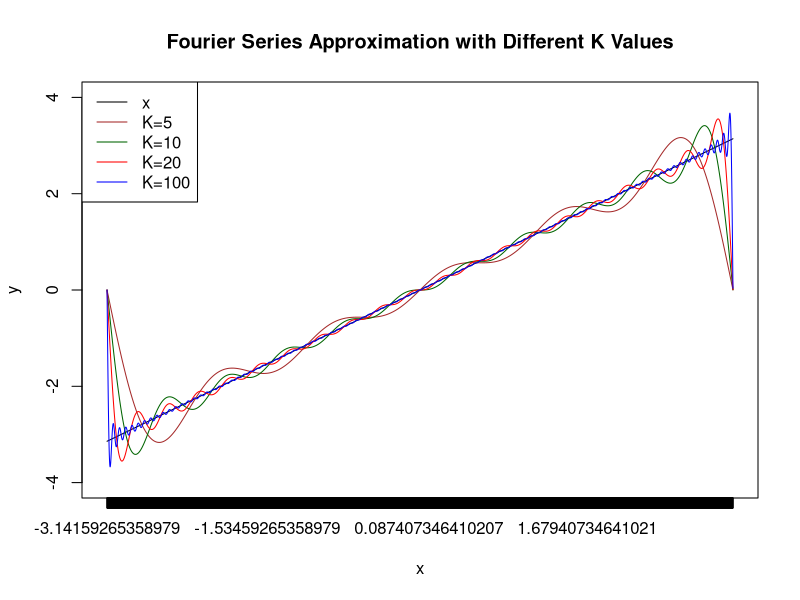

R code for this plot:
## ---- chunk 1
knitr::opts_chunk$set(warning=FALSE, message=FALSE)
## ---- chunk 2
#5
f5.er <- function(x) {
  fse.f5 <- c()
  for(i in 1:5) {
    fse.f5[i] = 2/i*(sin(i*x))*(-1)^(i+1)
  }
  y = (x-sum(fse.f5))^2
  return(y)
}

#10
f10.er <- function(x) {
  fse.f10 <- c()
  for(i in 1:10) {
    fse.f10[i] = 2/i*(sin(i*x))*(-1)^(i+1)
  }
  y = (x-sum(fse.f10))^2
  return(y)
}

#20
f20.er <- function(x) {
  fse.f20 <- c()
  for(i in 1:20) {
    fse.f20[i] = 2/i*(sin(i*x))*(-1)^(i+1)
  }
  y = (x-sum(fse.f20))^2
  return(y)
}

#100
f100.er <- function(x) {
  fse.f100 <- c()
  for(i in 1:100) {
    fse.f100[i] = 2/i*(sin(i*x))*(-1)^(i+1)
  }
  y = (x-sum(fse.f100))^2
  return(y)
}

# Taking Integral
v5 <- integrate(Vectorize(f5.er), lower = -pi, upper = pi)
v10 <- integrate(Vectorize(f10.er), lower = -pi, upper = pi)
v20 <- integrate(Vectorize(f20.er), lower = -pi, upper = pi)
v100 <- integrate(Vectorize(f100.er), lower = -pi, upper = pi)

er.res <- c(v5$value, v10$value, v20$value, v100$value)

er.tab <- matrix(c(v5$value, v10$value, v20$value, v100$value), nrow = 1, byrow = T)
colnames(er.tab) <- c("5", "10", "20", "100")
rownames(er.tab) <- c("Error Values")
er.tab
## ---- chunk 3
f5.est <- function(x) {
  fse.f5 <- c()
  for(i in 1:5) {
    fse.f5[i] = 2/i*(sin(i*x))*(-1)^(i+1)
  }
  y=sum(fse.f5)
  return(y)
}

f10.est <- function(x) {
  fse.f10 <- c()
  for(i in 1:10) {
    fse.f10[i] = 2/i*(sin(i*x))*(-1)^(i+1)
  }
  y=sum(fse.f10)
  return(y)
}

f20.est <- function(x) {
  fse.f20 <- c()
  for(i in 1:20) {
    fse.f20[i] = 2/i*(sin(i*x))*(-1)^(i+1)
  }
  y=sum(fse.f20)
  return(y)
}

f100.est <- function(x) {
  fse.f100 <- c()
  for(i in 1:100) {
    fse.f100[i] = 2/i*(sin(i*x))*(-1)^(i+1)
  }
  y=sum(fse.f100)
  return(y)
}

x <- seq(-pi, pi, 0.001)
f5.est.l <- c()
f10.est.l <- c()
f20.est.l <- c()
f100.est.l <- c()
for(i in 1:length(x)) {
  f5.est.l[i] = f5.est(x[i])
  f10.est.l[i] = f10.est(x[i])
  f20.est.l[i] = f20.est(x[i])
  f100.est.l[i] = f100.est(x[i])
}

plot(x, type = "l", main = "Fourier Series Approximation with Different K Values", 
     xlab = "x", ylab = "y", ylim = c(-4,4), xaxt = "n")
axis(1, at= 1:length(x), labels = x)
lines(f5.est.l, type = "l", col = "brown")
lines(f10.est.l, type = "l", col = "dark green")
lines(f20.est.l, type = "l", col = "red")
lines(f100.est.l, type = "l", col = "blue")
legend(x="topleft", legend=c("x", "K=5", "K=10", "K=20", "K=100"),
       col=c("black","brown", "dark green", "red", "blue"),
       lty=rep(1,5), cex=1)
